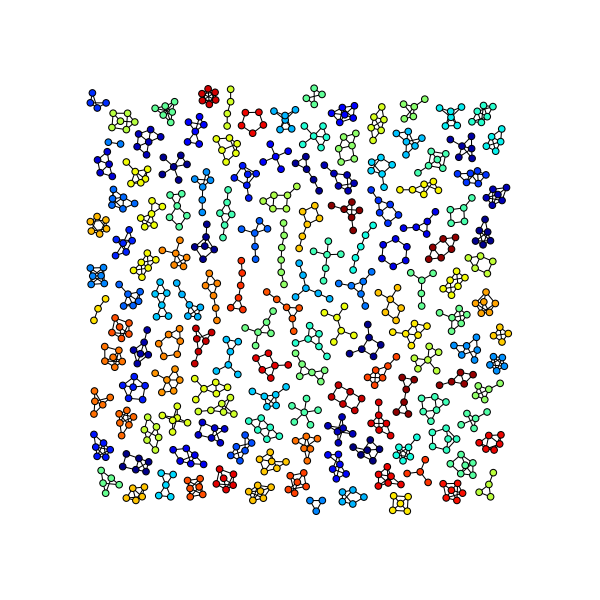
#> input picture src/temp/atlas.png, 600 x 600 px; its folder holds only this picture in this run
$ python -i TaintVisualizer.py   (imports and definitions only)   (Python 2 division)
#> lines starting #> are read from the running program, lines starting #| are printed output that depends on the picture
__author__ = 'Loc Nguyen'
__contact__ = 'locvnguy@gmail.com'

import argparse
import re
import TaintTree
import networkx as nx
import matplotlib.pyplot as plt

#roottree = nx.DiGraph()
roottree = nx.MultiDiGraph()

class Node(object):
  def __init__(self, initial = None):
    self.uuid=str(initial)

  def __str__(self):
    return self.uuid

  def label(self):
    return "[%s]%s_%s\n[%s][%s]" % (self.uuid, self.typ, self.name, self.startind, self.endind)

  # [22 lines left out: function extract_data, not called in this run]

def insert_node(data):
  global roottree
  tempNode = None
  uuid = extract_uuid(data)
  #Create new node and add to roottree
  #Reimplment without exception
  if roottree.has_node(uuid):
    tempNode = roottree.node[uuid]['inode']
    tempNode.extract_data(data)
  else:
    tempNode = Node()
    tempNode.extract_data(data)
    roottree.add_node(uuid, inode = tempNode)
  #Data Children
  child_edges(tempNode)

# [13 lines left out: function child_edges, not called in this run]

def extract_uuid(s):
  pattern = re.compile(r"""
                        \[(?P<uuid>\d+)\].*
                        """, re.VERBOSE)
  m = pattern.search(s)
  return str(m.group('uuid'))

# [6 lines left out: function edge_color, not called in this run]

# [58 lines not run here, left out]

>>> import cv2
>>> picture = cv2.imread('temp/atlas.png', cv2.IMREAD_GRAYSCALE)
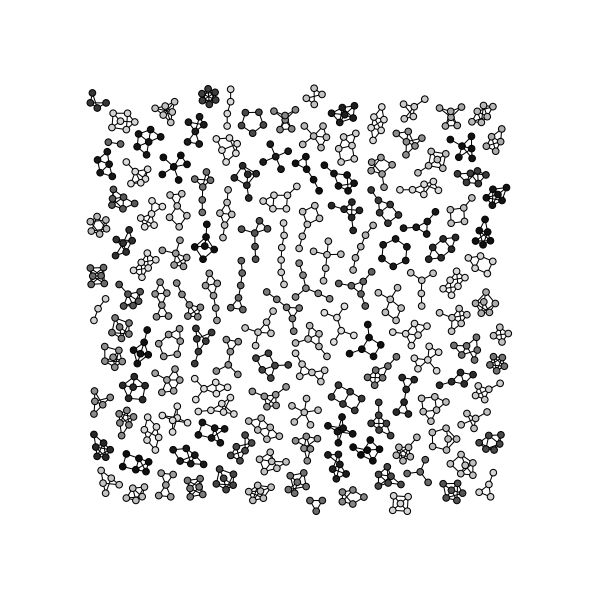
#> picture: shape (600, 600); min 0, max 255, mean 232.7
#> (the run stopped early here; a loop or call above may not have finished)
